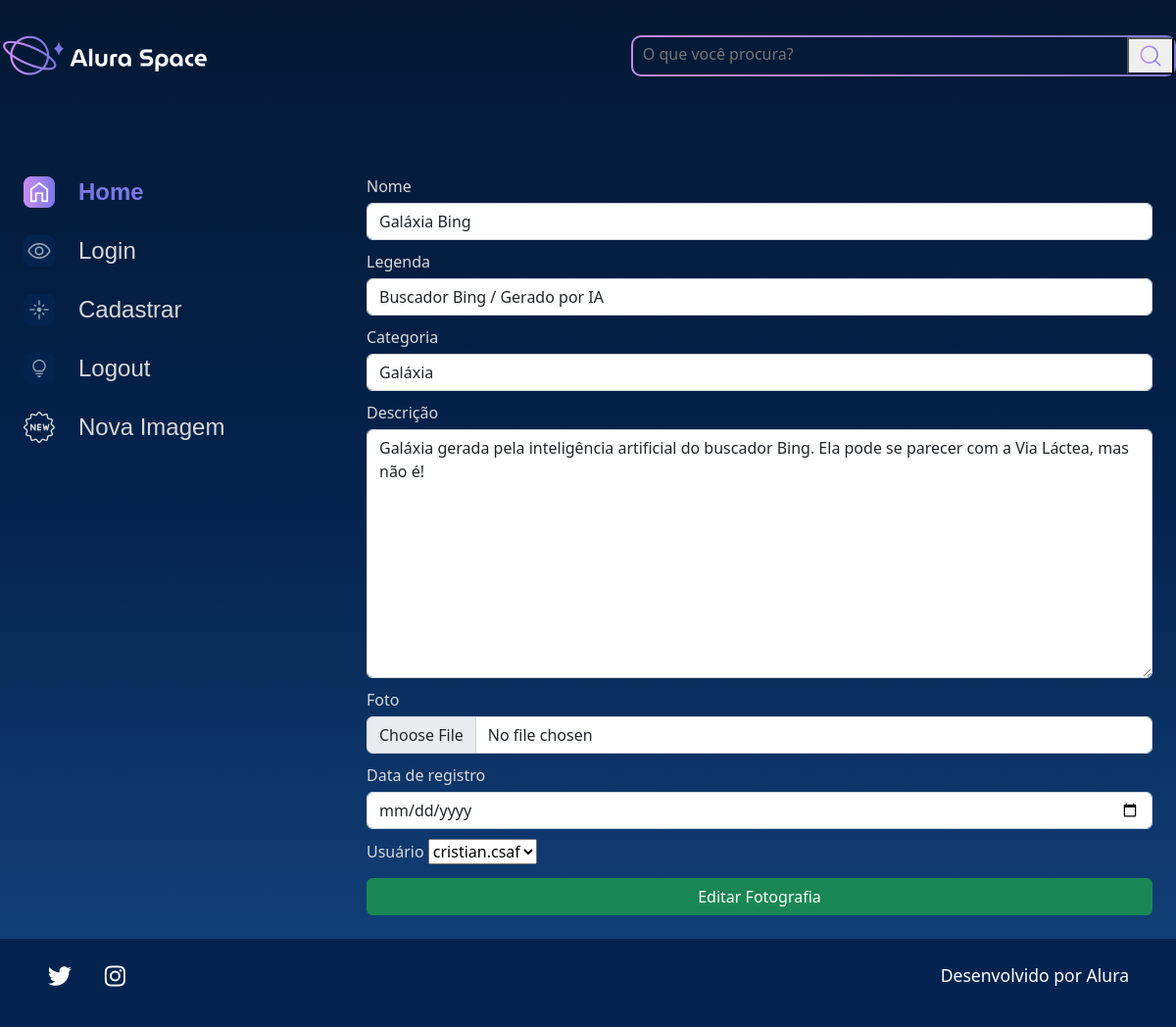
Screenshot of /editar-imagem/5 with the database file from the repository.
### apps/galeria/models.py (models this page shows, shortened)
class Fotografia(models.Model):
    OPCOES_CATEGORIAS = [
        ("NEBULOSA", "Nebulosa"),   # (Valor_real, Valor_mostrado)
        ("ESTRELA", "Estrela"),
        ("GALÁXIA", "Galáxia"),
        ("PLANETA", "Planeta")
    ]
    nome = models.CharField(max_length=100, null=False, blank=False)
    legenda = models.CharField(max_length=150, null=False, blank=False)
    categoria = models.CharField(max_length=100, null=False, blank=False, choices=OPCOES_CATEGORIAS, default='')    # Precisa ter um default caso tenha o atributo choices
    descricao = models.TextField(null=False, blank=False)
    foto = models.ImageField(upload_to="fotos/%Y/%m/%d/", blank=True)
    publicada = models.BooleanField(default=True)
    data_fotografia = models.DateTimeField(default=datetime.now(), blank=False)
    usuario = models.ForeignKey(    # Cria relação de chave estrangeira com outra model (no caso aqui com User)
        to=User,
        on_delete=models.SET_NULL,
        null=True,
        blank=False,
        related_name='user',        # Nome mais fácil para a chave
    )

### apps/galeria/views.py (the view)
# urls.py: path('editar-imagem/<int:foto_id>', editar_imagem, name='editar_imagem'),
def editar_imagem(request, foto_id):
    fotografia = Fotografia.objects.get(id=foto_id)
    form = FotografiaForms(instance=fotografia)
    if request.method == 'POST':
        form = FotografiaForms(request.POST, request.FILES, instance=fotografia)
        if form.is_valid():
            form.save()     # As informações que estão no formulário serão salvas na Model e na tabela do BD
            messages.success(request, 'Fotografia editada com sucesso!')
            return redirect('index')
    contexto = {
        'form':form,
        'foto_id':foto_id,
    }
    return render(request, 'galeria/editar_imagem.html', contexto)

### templates/galeria/editar_imagem.html (shortened to what this page needs)
{% extends 'shared/base.html' %}
{% load static %}
{% block content %}
<section class="galeria" style="margin-left: 5em">
    <form action="{% url 'editar_imagem' foto_id %}" method="POST" enctype="multipart/form-data">
        <div class="row">
            {% for field in form.visible_fields %}
            <div class="col-12 col-lg-12" style="margin-bottom: 10px;">
                <label for="{{ field.id_for_label }}" style="color:#D9D9D9; margin-bottom: 5px;">{{ field.label }}</label>
                {{ field }}
            </div>
            {% endfor %}
        </div>
        <div>
            <button type="submit" class="btn btn-success col-12" style="padding: top 5px;">Editar Fotografia</button>
        </div>
    </form>
</section>
{% endblock %}

### templates/shared/base.html (shortened to what this page needs)
{% load static %}
<!DOCTYPE html>
<html lang="pt-br">
<head>
    <link rel="stylesheet" href="{% static '/styles/style.css' %}">
    <link href="https://cdn.jsdelivr.net/npm/bootstrap@5.2.2/dist/css/bootstrap.min.css" rel="stylesheet">
</head>
<body>
    {% include 'partials/_header.html' %}
    <div class="pagina-inicial">
        <main class="principal">
            {% include 'partials/_lateral_menu.html' %}
            {% block content %}{% endblock %}
        </main>
    </div>
    {% include 'partials/_footer.html' %}
</body>
</html>

### templates/partials/_header.html (shortened to what this page needs)
{% load static %}
<header class="cabecalho">
    <img src="{% static '/assets/logo/Logo(2).png' %}" alt="Logo da Alura Space" />
    <div class="cabecalho__busca">
        <div class="busca__fundo">
            <form action="{% url 'buscar' %}">
                <input  class="busca__input" type="text" name="buscar" placeholder="O que você procura?">
                <button type="submit">
                    <img class="busca__icone" src="{% static '/assets/ícones/1x/search.png' %}" alt="ícone de search">
                </button>
            </form>
        </div>
    </div>
</header>

### templates/partials/_lateral_menu.html
{% load static %}
<section class="menu-lateral">
    <nav class="menu-lateral__navegacao">
        <a href="{% url 'index' %}"><img src="{% static '/assets/ícones/1x/Home - ativo.png' %}"> Home</a>
        <a href="{% url 'login' %}"><img src="{% static '/assets/ícones/1x/Mais vistas - inativo.png' %}"> Login</a>
        <a href="{% url 'cadastro' %}"><img src="{% static '/assets/ícones/1x/Novas - inativo.png' %}"> Cadastrar</a>
        <a href="{% url 'logout' %}"><img src="{% static '/assets/ícones/1x/Surpreenda-me - inativo.png' %}"> Logout</a>
        <a href="{% url 'nova_imagem' %}"><img src="{% static '/assets/ícones/1x/new.png' %}"> Nova Imagem</a>
    </nav>
</section>

### templates/partials/_footer.html
{% load static %}
<footer class="rodape">
    <div class="rodape__icones">
        <a href="https://twitter.com/AluraOnline" target=”_blank” >
            <img src="{% static '/assets/ícones/1x/twitter.png' %}" alt="ícone twitter">
        </a>
        <a href="https://www.instagram.com/aluraonline/" target=”_blank” >
            <img src="{% static '/assets/ícones/1x/instagram.png' %}" alt="ícone instagram">
        </a>
    </div>
    <p class="rodape__texto">Desenvolvido por Alura</p>
</footer>

### setup/static/styles/style.css (style rules this page uses)
html, body, div, span, applet, object, iframe, h1, h2, h3, h4, h5, h6, p, blockquote, pre, a, abbr, acronym, address, big, cite, code, del, dfn, em, img, ins, kbd, q, s, samp, small, strike, strong, sub, sup, tt, var, b, u, i, center, dl, dt, dd, ol, ul, li, fieldset, form, label, legend, table, caption, tbody, tfoot, thead, tr, th, td, article, aside, canvas, details, embed, figure, figcaption, footer, header, hgroup, menu, nav, output, ruby, section, summary, time, mark, audio, video { margin: 0; padding: 0; border: 0; font-size: 100%; font: inherit; vertical-align: baseline; }
article, aside, details, figcaption, figure, footer, header, hgroup, menu, nav, section { display: block; }
body { line-height: 1; font-family: 'Space Grotesk', sans-serif; min-height: 100vh; background: linear-gradient(#041833,#04244F,#154580); background-repeat: no-repeat; background-position: center; background-size: cover; }
.cabecalho { align-items: center; display: flex; justify-content: space-between; margin: 1.5rem 0 4rem 0; }
.cabecalho__busca { align-items: center; border-radius: 10px; background: linear-gradient(45deg, #C98CF1,#7B78E5); display: flex; height: auto; justify-content: space-between; padding: 2px; width: auto; }
.busca__fundo { align-items: center; background-color: #041A37; border-radius: 8px; display: flex; margin: 0 auto; width: 100%; }
.busca__input { align-items: center; background-color: transparent; border: none; font-size: 1rem; height: 24px; padding: 10px; width: 500px; }
.busca__icone { cursor: pointer; width: 2rem; height: 2rem; }
.galeria { display: flex; width: 100%; }
.menu-lateral { padding-right: 1.5rem; box-sizing: border-box; min-width: 270px; }
.menu-lateral__navegacao { display: flex; flex-direction: column; }
.menu-lateral__navegacao a { font-family: 'Space Grotesk', sans-serif; align-items: center; display: flex; margin-bottom: 1.5rem; text-decoration: none; color: #D9D9D9; font-size: 24px; }
.menu-lateral__navegacao a:first-child { font-weight: bold; color: #7B78E5; }
.menu-lateral__navegacao img { margin-right: 1.5rem; }
.pagina-inicial { max-width: 1440px; padding: 1.5rem; margin: 0 auto; }
.principal { display: flex; justify-content: space-between; }
.rodape { background-color: #04244F; width: 100%; padding: 1.5rem 3rem; box-sizing: border-box; display: flex; justify-content: space-between; color: #FFFFFF; }
.rodape__icones { width: 80px; display: flex; justify-content: space-between; }
.rodape__texto { font-size: 1.1rem; }

### rows the page displays
Fotografia: visible_fields "Galáxia Bing" "Buscador Bing / Gerado por IA" "Galáxia" "Galáxia gerada pela inteligência artificial do buscador Bing. Ela pode se parecer com a Via Láctea, mas não é!" "cristian.csaf"

### other values shown
{{ field.label }} "Nome" "Legenda" "Categoria" "Descrição" "Foto" "Data de registro" "Usuário"
